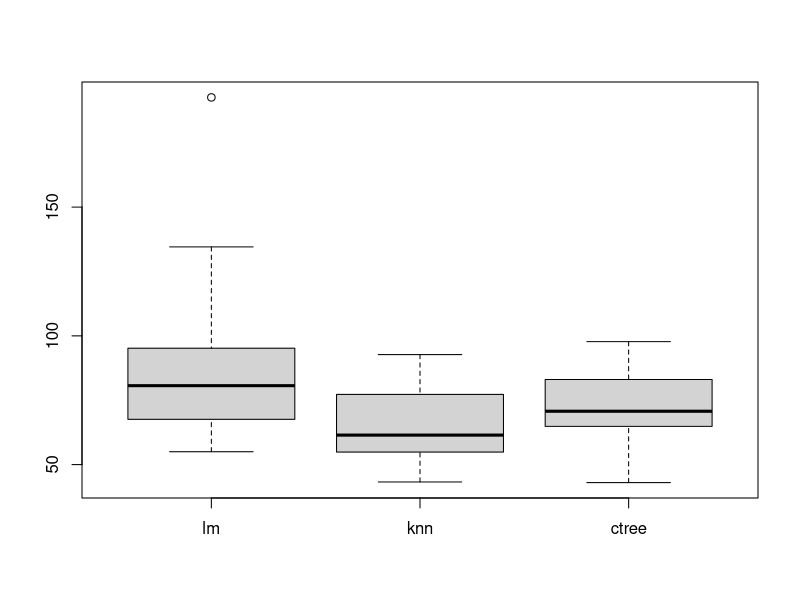

This figure's R source:
## ---- chunk 1
knitr::opts_chunk$set(echo = TRUE)
## ---- chunk 2
set.seed(1313)
N = 50
d = 20
p = 20
delta = 0.5

rr <- replicate(20, {
  
X <- matrix(runif(N*d), N, d)
y <- rowSums(X[, 1:p, drop=FALSE])*delta + rnorm(N)
df <- data.frame(y, X)

X2 <- matrix(runif(N*d), N, d)
y2 <- rowSums(X2[, 1:p, drop=FALSE])*delta + rnorm(N)
df2 <- data.frame(y2, X2)

library(caret)
library(party)

fit1 <- train(y~., data = df, method = "lm")

fitControl <- trainControl(method = "none")
fit2 <- train(y~., data = df, method = "knn", 
              trControl = fitControl, 
              tuneGrid = data.frame(k = 10))

fit3 <- train(y~., data = df, method = "ctree", 
              trControl = fitControl, 
              tuneGrid = data.frame(mincriterion = 0.9))

pf1 <- predict(fit1, df2)
pf2 <- predict(fit2, df2)
pf3 <- predict(fit3, df2)
c(lm = sum((pf1 - df2$y2)^2),
  knn = sum((pf2 - df2$y2)^2),
  ctree = sum((pf3 - df2$y2)^2))
})

boxplot(t(rr))
